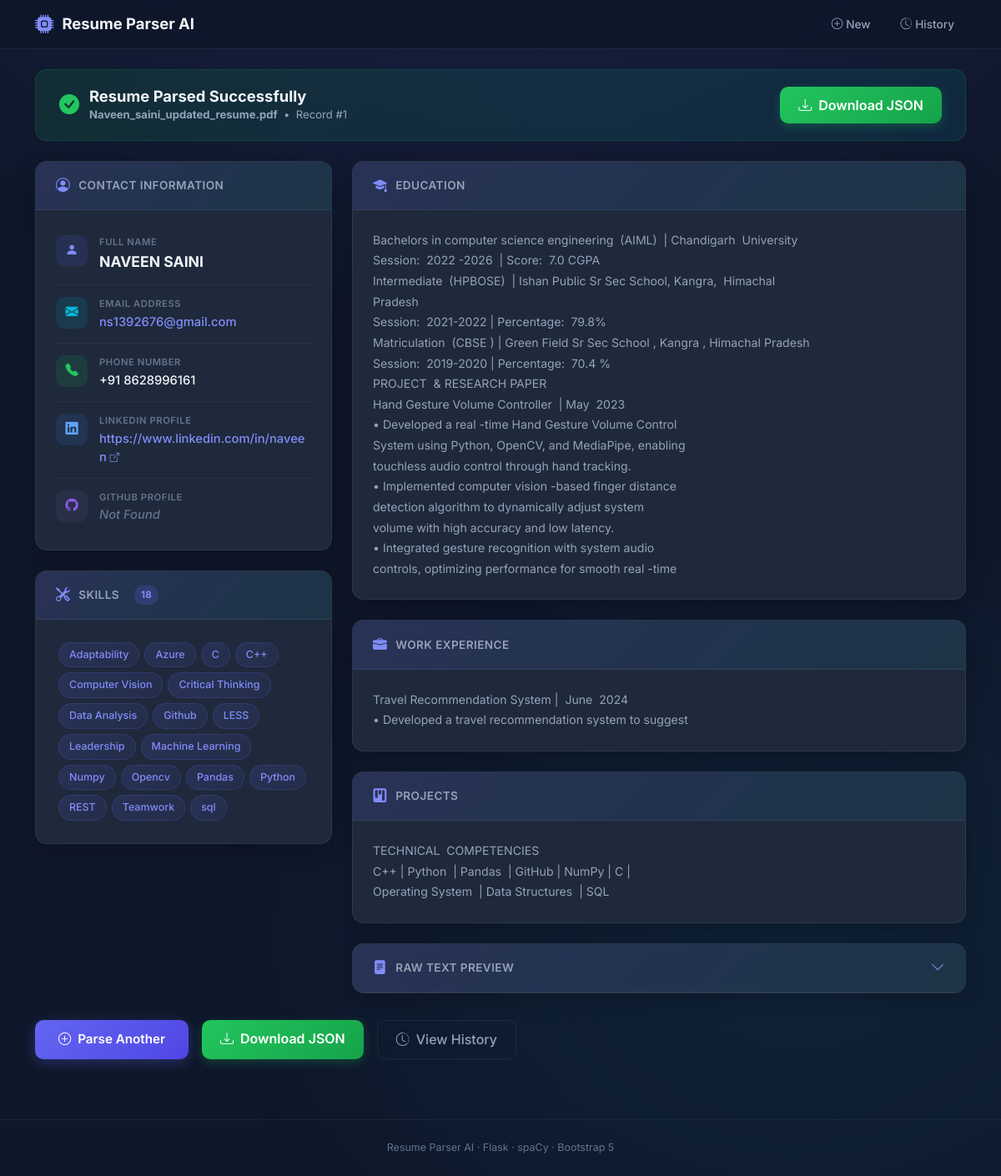
Screenshot of /view/1 with the database file from the repository.
### tables this page shows
CREATE TABLE resumes (
            id               INTEGER PRIMARY KEY AUTOINCREMENT,
            filename         TEXT,
            name             TEXT,
            email            TEXT,
            phone            TEXT,
            linkedin         TEXT,
            skills           TEXT,      -- stored as JSON string
            education        TEXT,
            experience       TEXT,
            projects         TEXT,
            skill_match      TEXT,      -- stored as JSON string
            raw_text_preview TEXT,
            created_at       TIMESTAMP DEFAULT CURRENT_TIMESTAMP
        , github TEXT);

### app.py (the view)
@app.route("/view/<int:resume_id>")
def view_resume(resume_id: int):
    conn = get_db()
    row = conn.execute(
        "SELECT * FROM resumes WHERE id = ?", (resume_id,)
    ).fetchone()
    conn.close()
    if not row:
        flash("Resume not found.", "error")
        return redirect(url_for("history"))
    data = {
        "name":       row["name"],
        "email":      row["email"],
        "phone":      row["phone"],
        "linkedin":   row["linkedin"],
        "github":     row["github"] if "github" in row.keys() else "Not Found",
        "skills":     json.loads(row["skills"]) if row["skills"] else [],
        "education":  row["education"],
        "experience": row["experience"],
        "projects":   row["projects"],
        "skill_match": json.loads(row["skill_match"]) if row["skill_match"] else {
            "percentage": 0, "matched_skills": [], "missing_skills": [],
            "total_jd_skills": 0, "matched_count": 0
        },
        "raw_text_preview": row["raw_text_preview"],
    }
    return render_template(
        "result.html", data=data, resume_id=resume_id, filename=row["filename"]
    )

### app.py (called while the page is built)
def get_db() -> sqlite3.Connection:
    conn = sqlite3.connect(DB_PATH)
    conn.row_factory = sqlite3.Row   # Allows dict-style column access
    return conn

### templates/result.html (shortened to what this page needs)
<!DOCTYPE html>
<html lang="en">
<head>
  <link href="https://cdn.jsdelivr.net/npm/bootstrap@5.3.2/dist/css/bootstrap.min.css" rel="stylesheet" />
  <link href="https://cdn.jsdelivr.net/npm/bootstrap-icons@1.11.3/font/bootstrap-icons.min.css" rel="stylesheet" />
  <link rel="stylesheet" href="{{ url_for('static', filename='style.css') }}" />
</head>
<body>
<nav class="navbar-custom">
  <div class="container d-flex align-items-center justify-content-between">
    <a class="brand" href="/"><i class="bi bi-cpu-fill"></i> Resume Parser AI</a>
    <div class="d-flex gap-2">
      <a href="/" class="nav-link-custom"><i class="bi bi-plus-circle me-1"></i>New</a>
      <a href="/history" class="nav-link-custom"><i class="bi bi-clock-history me-1"></i>History</a>
    </div>
  </div>
</nav>
<div class="container py-4">
  <div class="success-banner fade-up mb-4">
    <div class="status">
      <i class="bi bi-check-circle-fill"></i>
      <div>
        <h3>Resume Parsed Successfully</h3>
        <p class="meta mb-0"><strong>{{ filename }}</strong> &nbsp;&bull;&nbsp; Record #{{ resume_id }}</p>
      </div>
    </div>
    <a href="/download/{{ resume_id }}" class="btn-green"><i class="bi bi-download me-2"></i>Download JSON</a>
  </div>
  <div class="row g-4">
    <div class="col-lg-4">
      <div class="glass-card fade-up fade-up-d1 mb-4">
        <div class="glass-card-header"><i class="bi bi-person-circle"></i> Contact Information</div>
        <div class="glass-card-body" style="padding:16px 24px;">
          <div class="contact-row">
            <div class="contact-icon name"><i class="bi bi-person-fill"></i></div>
            <div>
              <div class="contact-label">Full Name</div>
              <div class="contact-value" style="font-size:1.1rem; font-weight:700;">
                {% if data.name and data.name != 'Not Found' %}{{ data.name }}{% else %}<span class="not-found">Not Found</span>{% endif %}
              </div>
            </div>
          </div>
          <div class="contact-row">
            <div class="contact-icon email"><i class="bi bi-envelope-fill"></i></div>
            <div>
              <div class="contact-label">Email Address</div>
              <div class="contact-value">
                {% if data.email and data.email != 'Not Found' %}<a href="mailto:{{ data.email }}">{{ data.email }}</a>{% else %}<span class="not-found">Not Found</span>{% endif %}
              </div>
            </div>
          </div>
          <div class="contact-row">
            <div class="contact-icon phone"><i class="bi bi-telephone-fill"></i></div>
            <div>
              <div class="contact-label">Phone Number</div>
              <div class="contact-value">
                {% if data.phone and data.phone != 'Not Found' %}{{ data.phone }}{% else %}<span class="not-found">Not Found</span>{% endif %}
              </div>
            </div>
          </div>
          <div class="contact-row">
            <div class="contact-icon link"><i class="bi bi-linkedin"></i></div>
            <div>
              <div class="contact-label">LinkedIn Profile</div>
              <div class="contact-value">
                {% if data.linkedin and data.linkedin != 'Not Found' %}
                  <a href="{{ data.linkedin }}" target="_blank" rel="noopener">{{ data.linkedin }} <i class="bi bi-box-arrow-up-right" style="font-size:.7rem;"></i></a>
                {% else %}<span class="not-found">Not Found</span>{% endif %}
              </div>
            </div>
          </div>
          <div class="contact-row">
            <div class="contact-icon github" style="background:rgba(110,84,148,.15); color:#8b5cf6;"><i class="bi bi-github"></i></div>
            <div>
              <div class="contact-label">GitHub Profile</div>
              <div class="contact-value">
                {% if data.github and data.github != 'Not Found' %}
                  <a href="{{ data.github }}" target="_blank" rel="noopener">{{ data.github }} <i class="bi bi-box-arrow-up-right" style="font-size:.7rem;"></i></a>
                {% else %}<span class="not-found">Not Found</span>{% endif %}
              </div>
            </div>
          </div>
        </div>
      </div>
      <div class="glass-card fade-up fade-up-d2 mb-4">
        <div class="glass-card-header">
          <i class="bi bi-tools"></i> Skills
          <span class="skill-count">{{ data.skills|length }}</span>
        </div>
        <div class="glass-card-body">
          {% if data.skills %}
            {% for s in data.skills %}<span class="skill-chip">{{ s }}</span>{% endfor %}
          {% else %}
            <p class="not-found mb-0">No skills detected.</p>
          {% endif %}
        </div>
      </div>
    </div>
    <div class="col-lg-8">
      <div class="glass-card fade-up fade-up-d1 mb-4">
        <div class="glass-card-header"><i class="bi bi-mortarboard-fill"></i> Education</div>
        <div class="glass-card-body">
          {% if data.education and data.education != 'Not Found' %}
            <div class="section-content">{{ data.education }}</div>
          {% else %}<p class="not-found mb-0">Education details not found.</p>{% endif %}
        </div>
      </div>
      <div class="glass-card fade-up fade-up-d2 mb-4">
        <div class="glass-card-header"><i class="bi bi-briefcase-fill"></i> Work Experience</div>
        <div class="glass-card-body">
          {% if data.experience and data.experience != 'Not Found' %}
            <div class="section-content">{{ data.experience }}</div>
          {% else %}<p class="not-found mb-0">Work experience not found.</p>{% endif %}
        </div>
      </div>
      <div class="glass-card fade-up fade-up-d3 mb-4">
        <div class="glass-card-header"><i class="bi bi-kanban-fill"></i> Projects</div>
        <div class="glass-card-body">
          {% if data.projects and data.projects != 'Not Found' %}
            <div class="section-content">{{ data.projects }}</div>
          {% else %}<p class="not-found mb-0">Projects not found.</p>{% endif %}
        </div>
      </div>
      <div class="glass-card fade-up fade-up-d4 mb-4">
        <div class="glass-card-header collapse-toggle" data-bs-toggle="collapse" data-bs-target="#rawText" aria-expanded="false">
          <i class="bi bi-file-text-fill"></i> Raw Text Preview
          <i class="bi bi-chevron-down ms-auto chevron"></i>
        </div>
      </div>
    </div>
  </div>
  <div class="d-flex gap-3 flex-wrap mt-2 mb-5 fade-up">
    <a href="/" class="btn-accent"><i class="bi bi-plus-circle me-2"></i>Parse Another</a>
    <a href="/download/{{ resume_id }}" class="btn-green"><i class="bi bi-download me-2"></i>Download JSON</a>
    <a href="/history" class="btn-ghost"><i class="bi bi-clock-history me-2"></i>View History</a>
  </div>
</div>
<footer class="footer-custom">Resume Parser AI &middot; Flask &middot; spaCy &middot; Bootstrap 5</footer>
</body>
</html>

### rows the page displays
resumes: filename "Naveen_saini_updated_resume.pdf", name "NAVEEN SAINI", email "ns1392676@gmail.com", phone "+91 8628996161", linkedin "https://www.linkedin.com/in/naveen", education "Bachelors in computer science engineering (AIML) | Chandigarh University Session: 2022 -2026 | Score: 7.0 CGPA Intermediate (HPBOSE) | Ishan Public Sr Sec School, Kangra, Himachal Pradesh Session: 2021-2022 | Percentage: 79.8% Matriculation (CBSE ) | Green Field Sr Sec School , Kangra , Himachal Pradesh Session: 2019-2020 | Percentage: 70.4 % PROJECT & RESEARCH PAPER Hand Gesture Volume Controller | May 2023 • Developed a real -time Hand Gesture Volume Control System using Python, OpenCV, and MediaPipe, enabling touchless audio control through hand tracking. • Implemented computer vision -based finger distance detection algorithm to dynamically adjust system volume with high accuracy and…", experience "Travel Recommendation System | June 2024 • Developed a travel recommendation system to suggest", projects "TECHNICAL COMPETENCIES C++ | Python | Pandas | GitHub | NumPy | C | Operating System | Data Structures | SQL"

### other values shown
{{ resume_id }} "1"
{{ data.skills|length }} "18"
{{ s }} "Adaptability" "Azure" "C" "C++" "Computer Vision" "Critical Thinking" "Data Analysis" "Github" "LESS" "Leadership" "Machine Learning" "Numpy" "Opencv" "Pandas" "Python" "REST" "Teamwork" "sql"
